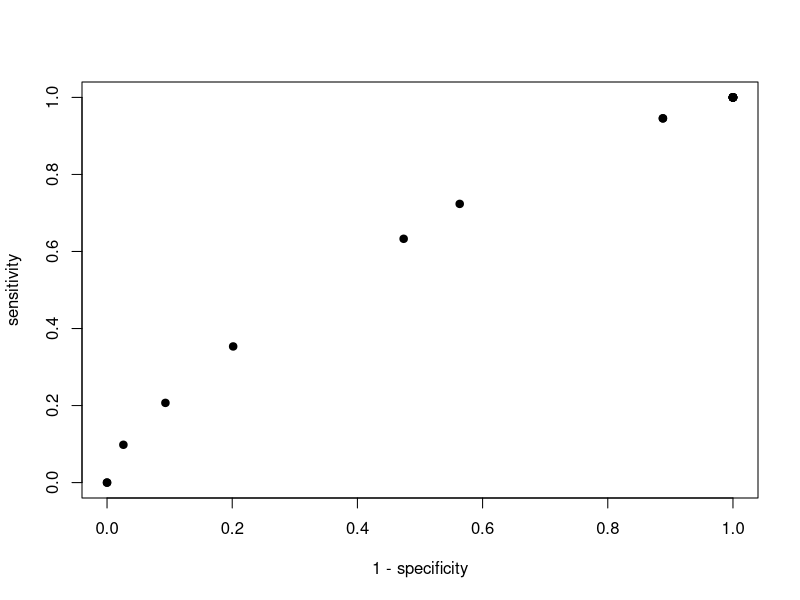

Reproduce this figure in R. (Note: this script raises an error after producing the figure.)
## ---- chunk 1
Data1 <- read.table("Data1.dat",header = TRUE)

Data1$Level[Data1$Level==0] <- "Level0"
Data1$Level[Data1$Level==1] <- "Level1"
Data1$Level[Data1$Level==2] <- "Level2"
Data1$Male[Data1$Male==0] <- "female"
Data1$Male[Data1$Male==1] <- "male"
Data1$Night[Data1$Night==0] <- "daylight"
Data1$Night[Data1$Night==1] <- "night"
Data1$Wet[Data1$Wet==0] <- "dry"
Data1$Wet[Data1$Wet==1] <- "wet"
Data1$LD[Data1$LD==0] <- "no"
Data1$LD[Data1$LD==1] <- "yes"

Tab1 <- aggregate(Data1$Count,
           by=list(Level=Data1$Level, Male=Data1$Male, LD=Data1$LD),
           FUN=sum)
names(Tab1)[4]="Count"
Tab1
## ---- chunk 2
Tab1.2 <- ftable(xtabs(Count~Level + Male + LD, data=Tab1),
       col.vars="LD")
Tab1.2
## ---- chunk 3
or <- function(x) x[1,1]*x[2,2]/x[1,2]/x[2,1]
Level0.OR <- 1/round(or(Tab1.2[1:2, ]), 3)
Level1.OR <- 1/round(or(Tab1.2[3:4, ]), 3)
Level2.OR <- 1/round(or(Tab1.2[5:6, ]), 3)
Marg.OR <- (47+77+82)*(50+116+84)/(121+121+170)/(10+28+24)
ors <- data.frame(rbind(Level0.OR,Level1.OR,Level2.OR,Marg.OR))
ors

## ---- chunk 4
data <- expand.grid(Response = c("LD0", "LD1"),
                    Gender = c("Male","Female"),
                    Level = c(0,1,2))
data$count <- c(47,121,10,50,77,121,28,116,82,170,24,84)
data <- data[order(data$Response), ]
tab1.3 <- tapply(data$count, data[,c(2,1,3)],sum)
tab1.3

cmh.test <- mantelhaen.test(tab1.3, correct=F)
cmh.test
## ---- chunk 5
Tab1.logit <- data.frame(expand.grid(Level=c("Level0","Level1","Level2"),
                                     Male=c("female","male"), 
                                     Night=c("daylight","night"), Wet=c("dry","wet")),
                         LDno=Data1$Count[1:24],
                         LDyes=Data1$Count[25:48])
Tab1.logit
## ---- chunk 6
options(contrasts=c("contr.SAS","contr.poly"))
logit.sat <- glm(cbind(LDno,LDyes) ~.^4, data=Tab1.logit, family=binomial)
logit.step <- step(logit.sat, direction = "backward")

summary(logit.step)
## ---- chunk 7
pear.indep <- resid(logit.step, type="pearson")
pear.std.indp <- pear.indep/sqrt(1-lm.influence(logit.step)$hat)

residtab <- data.frame(cbind(Tab1.logit),pear.std.indp)
residtab
## ---- chunk 8
fit.maineff <- glm(cbind(LDno,LDyes) ~., data=Tab1.logit, family=binomial)
models <- list(fit.maineff,logit.step)
mod.G2 <- sapply(models,function(x)x$deviance)
mod.X2 <- sapply(models,function(x) sum(residuals(x,type="pearson")^2))
mod.df <- sapply(models,function(x) x$df.resid)
mod.pval <- pchisq(mod.G2,mod.df,lower=F)
mod.AIC <- sapply(models,function(x) x$aic)
lackFit <- data.frame(G2=mod.G2,X2=mod.X2,df=mod.df,pval=mod.pval,AIC=mod.AIC)
rownames(lackFit) <- c("Main effects","Model from part b")
round(lackFit, 4)

## ---- chunk 9
logit.step$deviance
pchisq(logit.step$deviance, logit.step$df.residual, lower=F)
## ---- chunk 10
summary(logit.step)
## ---- chunk 11
#Tab3.1=(Tab2[rep(seq_len(nrow(Tab2)), Tab2$No),])[,-c(5,6)]
#Tab3.1$y = 0
#Tab3.2=(Tab2[rep(seq_len(nrow(Tab2)), Tab2$Yes),])[,-c(5,6)]
#Tab3.2$y = 1
#Tab3=rbind(Tab3.1, Tab3.2)
## ---- chunk 12
Tab2.1=(Tab1.logit[rep(seq_len(nrow(Tab1.logit)), Tab1.logit$LDno),])[,-c(5,6)]
Tab2.1$y = 0
Tab2.2=(Tab1.logit[rep(seq_len(nrow(Tab1.logit)), Tab1.logit$LDyes),])[,-c(5,6)]
Tab2.2$y = 1
Tabroc=rbind(Tab2.1, Tab2.2)

fit.roc <- glm(y ~ Level + Male + Night + Wet + Level*Night + Level*Wet + Male*Night + Night*Wet + Level*Night*Wet,
               data=Tabroc, family=binomial)


pihat <- predict(fit.roc,type="response")

pi0 <- seq(0.05,0.95,by=.05)
fun <- function(x,y) ifelse(x>y,1,0)
sensfun <-function(ypred) sum(ypred[Tabroc$y==1]==1)/sum(Tabroc$y==1)
specfun <-function(ypred) sum(ypred[Tabroc$y==0]==0)/sum(Tabroc$y==0)
roc <- function(arg1) {
  yhat <- outer(arg1,pi0,fun)
  sens <- apply(yhat,2,sensfun)
  spec <- apply(yhat,2,specfun)
  data.frame(sens=sens,spec=spec)
}

x <- roc(pihat)
f <- approxfun(1-x$spec,x$sens)
area <- integrate(f,0.05,0.95)$value
plot(1-x$spec,x$sens,xlab="1 - specificity",
       ylab="sensitivity",pch=19)

area <- round(area,3)
area
## ---- chunk 13
Data2 <- read.table("Data2.dat",header = TRUE)
Data2$Level[Data2$Level==0] <- "Level0"
Data2$Level[Data2$Level==1] <- "Level1"
Data2$Level[Data2$Level==2] <- "Level2"
Data2$Male[Data2$Male==0] <- "female"
Data2$Male[Data2$Male==1] <- "male"
Data2$Distraction <- factor(Data2$Distraction)
## ---- chunk 14
library(nnet)
options(contrasts=c("contr.SAS","contr.poly"))
fit3.1 <- multinom(Distraction ~ Level+Male, data=Data2, weights=Count, trace=F)
fit3.2 <- multinom(Distraction ~ Level*Male, data=Data2, weights=Count, trace=F)

anova(fit3.1,fit3.2,test="Chisq")

summary(fit3.1)
summary(fit3.2)
## ---- chunk 15
newdata <- expand.grid(Level=c("Level0","Level1","Level2"),
                       Male=c("female","male"))
marg.count <- as.vector(tapply(Data2$Count, list(Data2$Level,Data2$Male),
                               sum))
pred.count <- predict(fit3.2, newdata, type="probs")*marg.count
pred.count <- round(pred.count, 3)
newdata <- cbind(newdata, pred.count)
newdata
## ---- chunk 16
Data2 <- read.table("Data2.dat",header = TRUE)
Data2$Distraction <- factor(Data2$Distraction)

library(rms)
fit3.3 <- lrm(Distraction ~ Level+Male, data=Data2, weights=Count)
fit3.3

fit3.4 <- lrm(Distraction ~ Level*Male, data=Data2, weights=Count)
fit3.4

library(MASS)
fit3.7 <- polr(Distraction ~ Level+Male, data=Data2, weight=Count)
summary(fit3.7)

fit3.8 <- polr(Distraction ~ Level*Male, data=Data2, weight=Count)
summary(fit3.8)

#library(VGAM)
#fit3.5 = vglm(Distraction ~ Level+Male, family=cumulative(link = "logitlink", parallel = FALSE), data=Data2)
#fit3.5
#g2.add.o = deviance(fit3.5)
#df.add.o = df.residual(fit3.5)
#1 - pchisq(g2.add.o, df.add.o)

#fit3.6 = vglm(Distraction ~ Level*Male, family=cumulative(link = "logitlink", parallel = FALSE), data=Data2)
#g2.add = deviance(fit3.6)
#df.add = df.residual(fit3.6)
#1 - pchisq(g2.add, df.add)

## ---- chunk 17
newdata <- data.frame(expand.grid(Level=c(1,2), Male=1))
newdata <- cbind(newdata,predict(fit3.3,newdata,type="fitted"))
newdata

1-0.5189977	
1-0.6011562	
## ---- chunk 18
Data3 <- read.table("Data3.dat",header = TRUE)
Data3$Level <- factor(Data3$Level)
Data3$Male[Data3$Male==0] <- "female"
Data3$Male[Data3$Male==1] <- "male"
Data3$Night[Data3$Night==0] <- "daylight"
Data3$Night[Data3$Night==1] <- "night"
Data3$Wet[Data3$Wet==0] <- "dry"
Data3$Wet[Data3$Wet==1] <- "wet"
Data3$LD[Data3$LD==0] <- "no"
Data3$LD[Data3$LD==1] <- "yes"
Data3$Distraction <- factor(Data3$Distraction)
## ---- chunk 19
fit.4waymod <- glm(Count ~. + Level*Male*Night*Wet, data = Data3, family = poisson)
fit.main <- glm(Count ~., data = Data3, family = poisson)
fit.backward4 <- step(fit.4waymod, direction = "backward")

models <- list(fit.4waymod,fit.backward4,fit.main)
mod.G2 <- sapply(models,function(x)x$deviance)
mod.X2 <- sapply(models,function(x) sum(residuals(x,type="pearson")^2))
mod.df <- sapply(models,function(x) x$df.resid)
mod.pval <- pchisq(mod.G2,mod.df,lower=F)
mod.AIC <- sapply(models,function(x) x$aic)
lackFit <- data.frame(G2=mod.G2,X2=mod.X2,df=mod.df,pval=mod.pval,AIC=mod.AIC)
rownames(lackFit) <- c("4-way mod","Backward fit","Main effects")
round(lackFit, 10)

res.4way <- resid(fit.4waymod, type = "pearson")/sqrt(1 -lm.influence(fit.4waymod)$hat)
res.main <- resid(fit.main, type = "pearson")/sqrt(1
              - lm.influence(fit.main)$hat)
res.backward4 <- resid(fit.backward4, type = "pearson")/sqrt(1
              - lm.influence(fit.backward4)$hat)
summary(res.4way)
summary(res.main)
summary(res.backward4)
## ---- chunk 20
fit.forward4 <- step(fit.4waymod, scope = list(upper = ~.^6), direction = "forward")
summary(fit.forward4)
fit.forward4$deviance
## ---- chunk 21
fit.noLD <- glm(Count ~. + Level + Male + Night + Wet + LD + Distraction + Level*Male + 
    Level*Night + Male*Night + Level*Wet + Male*Wet + Night*Wet + Male*Distraction + Male*LD + Level*Male*Night + 
    Level*Male*Wet + Level*Night*Wet + Male*Night*Wet + 
    Level*Male*Night*Wet, 
                data = Data3, family = poisson)

summary(fit.noLD)

models <- list(fit.noLD,fit.backward4)
mod.G2 <- sapply(models,function(x)x$deviance)
mod.X2 <- sapply(models,function(x) sum(residuals(x,type="pearson")^2))
mod.df <- sapply(models,function(x) x$df.resid)
mod.pval <- pchisq(mod.G2,mod.df,lower=F)
mod.AIC <- sapply(models,function(x) x$aic)
lackFit <- data.frame(G2=mod.G2,X2=mod.X2,df=mod.df,pval=mod.pval,AIC=mod.AIC)
rownames(lackFit) <- c("Backward fit without LD int.","Backward fit")
round(lackFit, 10)

res.noLD <- resid(fit.noLD, type = "pearson")/sqrt(1 -lm.influence(fit.noLD)$hat)
summary(res.noLD)
## ---- chunk 22
Tab3orig <- ftable(xtabs(Count~Level+Male+Night+Wet+Distraction+LD, data=Data3))

Data3.1 <- data.frame(expand.grid(Level=c("Level0","Level1","Level2"),
                                     Male=c("female","male"), 
                                     Night=c("daylight","night"), Wet=c("dry","wet"),
                                     Distraction=c("-3","-2","-1","0","1","2","3"),
                                    LD=c("no","yes")),
                         Count=Tab3orig[1:336])

Tab5.logit <- data.frame(expand.grid(Level=c("Level0","Level1","Level2"),
                                     Male=c("female","male"), 
                                     Night=c("daylight","night"), Wet=c("dry","wet"),
                                     Distraction=c("-3","-2","-1","0","1","2","3")),
                        LDno=Data3.1$Count[1:168],
                         LDyes=Data3.1$Count[169:336])
#Tab5.logit

logit.maineff <- glm(cbind(LDyes,LDno) ~., data=Tab5.logit, family=binomial)
logit.2way <- glm(cbind(LDyes,LDno) ~.^2, data=Tab5.logit, family=binomial)

summary(logit.maineff)
summary(logit.2way)
logit.maineff$deviance
logit.2way$deviance
## ---- chunk 23
models <- list(fit.forward4,fit.4waymod,fit.backward4,fit.main)
mod.G2 <- sapply(models,function(x)x$deviance)
mod.X2 <- sapply(models,function(x) sum(residuals(x,type="pearson")^2))
mod.df <- sapply(models,function(x) x$df.resid)
mod.pval <- pchisq(mod.G2,mod.df,lower=F)
mod.AIC <- sapply(models,function(x) x$aic)
lackFit <- data.frame(G2=mod.G2,X2=mod.X2,df=mod.df,pval=mod.pval,AIC=mod.AIC)
rownames(lackFit) <- c("Forward fit (b)","4-way mod","Backward fit","Main effects")
round(lackFit, 5)

res.forward4 <- resid(fit.forward4, type = "pearson")/sqrt(1-lm.influence(fit.forward4)$hat)
summary(res.forward4)
